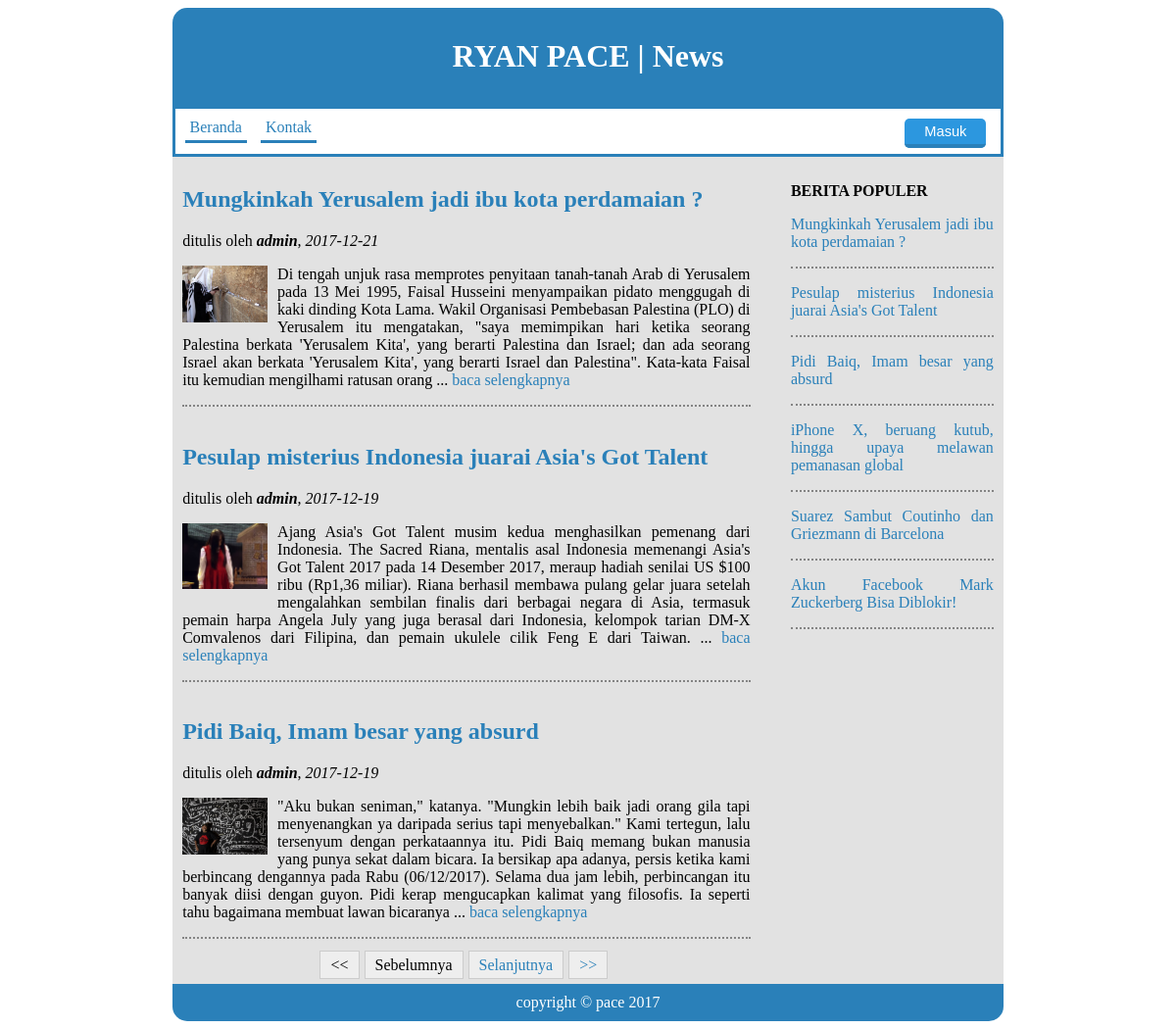
The page / on the database its author committed.
### tables this page shows
CREATE TABLE `tbl_news` (
  `id_news` int(100) NOT NULL,
  `title_news` varchar(100) NOT NULL,
  `content_news` text NOT NULL,
  `created` date NOT NULL,
  `hits` int(5) NOT NULL,
  `name_image` varchar(50) NOT NULL,
  `type_image` varchar(50) NOT NULL,
  `size_image` bigint(20) NOT NULL
);

### page/home.php (the view)
<?php
include 'lib/koneksi.php';
$hal = isset($_GET['hal']) ? $_GET['hal'] : 1;
$batas = 3;
$posisi = ($hal-1) * $batas;
$query = $conn->prepare("SELECT * FROM tbl_news ORDER BY created DESC LIMIT $posisi, $batas");
$query->execute();
$data = $query->fetchAll();
foreach ($data as $value) {
  $isi = substr($value['content_news'],0,500);
  $isi = substr($value['content_news'],0,strrpos($isi," "));
  ?>
  <div class="isian">
  <a href="?page=home_detail&id=<?php echo $value['id_news']; ?>">
    <h2><?php echo $value['title_news'];?></h2></a>
  <p>ditulis oleh <b><i>admin</i></b>, <i><?php echo $value['created']; ?></i></p>
  <p>
    <?php if ($value['name_image'] != "") { ?>
      <a href="?page=home_detail&id=<?php echo $value['id_news']; ?>">
      <img class="satu" src="img/news/<?php echo $value['name_image'];?>">
      </a>
    <?php } ?>
    <?php echo $isi; ?> ...
    <a href="?page=home_detail&id=<?php echo $value['id_news']; ?>">baca selengkapnya</a>
  </p>
  </div>
  <br>
<?php
}
    $semua = $conn->prepare("SELECT * FROM tbl_news");
    $semua->execute();
    $jmldata = $semua->rowCount();
    $jmlhal = ceil($jmldata/$batas);
    $sebelum = $hal - 1;
    $berikut = $hal + 1;
    echo "<div class='paging'>";
    if ($hal > 1){
      echo "<span><a href='?page=home&hal=1'><<</a></span>";
      echo "<span><a href='?page=home&hal=$sebelum'>Sebelumnya</a></span>";
    }else {
      echo "<span><<</span>";
      echo "<span>Sebelumnya</span>";
    }
    if ($hal < $jmlhal){
      echo "<span><a href='?page=home&hal=$berikut'>Selanjutnya</a></span>";
      echo "<span><a href='?page=home&hal=$jmlhal'>>></a></span>";
    }else {
      echo "<span>Selanjutnya</span>";
      echo "<span>>></span>";
    }
    echo "</div>";
 ?>

### index.php (shortened to what this page needs)
<html>
<head>
	<link rel="stylesheet" href="style.css">
</head>
<body>
	<div id="header">
		<h1>RYAN PACE | News</h1>
	</div>
	<div id="menu">
		<div class="menu-kiri">
			<a class="link" href="?page=home">Beranda</a>
			<a class="link" href="?page=contact">Kontak</a>
		</div>
		<div class="menu-kanan">
			<a class="tombol-biru" href="admin/login.php" target="_blank">Masuk</a>
		</div>
	</div>
	<div id="article">
		<div class="kiri">
			<?php
			include("content.php");
			 ?>
		</div>
		<div class="kanan">
			<?php
			include("page/fav_news.php");
			 ?>
		</div>
	</div>
	<div id="footer">
		<p>copyright &copy pace 2017</p>
	</div>
</body>
</html>

### content.php
<?php
  if (isset($_GET['page'])) $page=$_GET['page'];
  else $page="home";
  if ($page == "home") include("page/home.php");
  elseif ($page == "home_detail") include("page/home_detail.php");
  elseif ($page == "contact") include("page/contact.php");
  elseif ($page == "contact_pro") include("page/contact_pro.php");
  elseif ($page == "comm_pro") include("page/comm_pro.php");
else echo"Konten tidak ada";
?>

### page/fav_news.php
<p><b>BERITA POPULER</b></p>
<?php
include "lib/koneksi.php";
$query = $conn->prepare("SELECT * FROM tbl_news WHERE hits > 0 ORDER BY hits DESC");
$query->execute();
$data = $query->fetchAll();
foreach ($data as $value) {
 ?>
 <div class="isian">
   <a href="?page=home_detail&id=<?php echo $value['id_news']; ?>">
     <p><?php echo $value['title_news']; ?></p></a>
 </div>
<?php } ?>

### style.css (style rules this page uses)
#header { background-color: #2A80B9; border-radius: 15px 15px 0px 0px; width: 69.9%; margin: auto; padding: 10px; }
#header h1 { color: white; text-align: center; }
#menu { background-color: white; width: 69.5%; margin: auto; padding: 10px; overflow: hidden; border: 3px solid #2A80B9; }
.link { color: #2A80B9; text-decoration: none; margin-right: 10px; padding: 5px; border-bottom: 3px solid #2A80B9; }
#menu .menu-kiri { float: left; width: 70%; }
#menu .menu-kanan { float: right; width: 25%; text-align: right; padding: 5px; }
.tombol-biru { background:#2C97DF; color:white; border-top:0; border-left:0; border-right:0; border-bottom:4px solid #2A80B9; border-radius: 5px; padding:5px 20px; text-decoration:none; font-family:sans-serif; font-size:11pt; }
#article { background-color: #e2e2e2; width: 69.9%; margin: auto; padding: 10px; overflow: hidden; }
#article .kiri { width: 70%; float: left; }
#article .kiri p { text-align: justify; }
.satu { float: left; width: 15%; margin:0px 10px 10px 0px; }
#article a { color: #2A80B9; text-decoration: none; }
#article .kanan { width: 25%; float: right; }
#article .kanan p { text-align: justify; }
.isian { display: block; border-bottom: 2px dotted #848484; }
.paging { text-align: center; }
.paging span { padding: 5px 10px; margin-right: 5px; background: #eee; border: 1px solid #ccc; }
#footer { background-color: #2A80B9; width: 69.9%; margin: auto; padding: 10px; border-radius: 0px 0px 15px 15px; }
#footer p { color: white; margin: auto; text-align: center; }

### rows shown on the page
tbl_news: title_news "Mungkinkah Yerusalem jadi ibu kota perdamaian ?", created "2017-12-21", name_image (picture), content_news "Di tengah unjuk rasa memprotes penyitaan tanah-tanah Arab di Yerusalem pada 13 Mei 1995, Faisal Husseini menyampaikan pidato menggugah di kaki dinding Kota Lama. Wakil Organisasi Pembebasan Palestina (PLO) di Yerusalem itu mengatakan, \"saya memimpikan hari ketika seorang Palestina berkata 'Yerusalem Kita', yang berarti Palestina dan Israel; dan ada seorang Israel akan berkata 'Yerusalem Kita', yang berarti Israel dan Palestina\". Kata-kata Faisal itu kemudian mengilhami ratusan orang"
tbl_news: title_news "Pesulap misterius Indonesia juarai Asia's Got Talent", created "2017-12-19", name_image (picture), content_news "Ajang Asia's Got Talent musim kedua menghasilkan pemenang dari Indonesia. The Sacred Riana, mentalis asal Indonesia memenangi Asia's Got Talent 2017 pada 14 Desember 2017, meraup hadiah senilai US $100 ribu (Rp1,36 miliar). Riana berhasil membawa pulang gelar juara setelah mengalahkan sembilan finalis dari berbagai negara di Asia, termasuk pemain harpa Angela July yang juga berasal dari Indonesia, kelompok tarian DM-X Comvalenos dari Filipina, dan pemain ukulele cilik Feng E dari Taiwan."
tbl_news: title_news "Pidi Baiq, Imam besar yang absurd", created "2017-12-19", name_image (picture), content_news "\"Aku bukan seniman,\" katanya. \"Mungkin lebih baik jadi orang gila tapi menyenangkan ya daripada serius tapi menyebalkan.\" Kami tertegun, lalu tersenyum dengan perkataannya itu. Pidi Baiq memang bukan manusia yang punya sekat dalam bicara. Ia bersikap apa adanya, persis ketika kami berbincang dengannya pada Rabu (06/12/2017). Selama dua jam lebih, perbincangan itu banyak diisi dengan guyon. Pidi kerap mengucapkan kalimat yang filosofis. Ia seperti tahu bagaimana membuat lawan bicaranya"
tbl_news: title_news "iPhone X, beruang kutub, hingga upaya melawan pemanasan global"
tbl_news: title_news "Suarez Sambut Coutinho dan Griezmann di Barcelona"
tbl_news: title_news "Akun Facebook Mark Zuckerberg Bisa Diblokir!"
